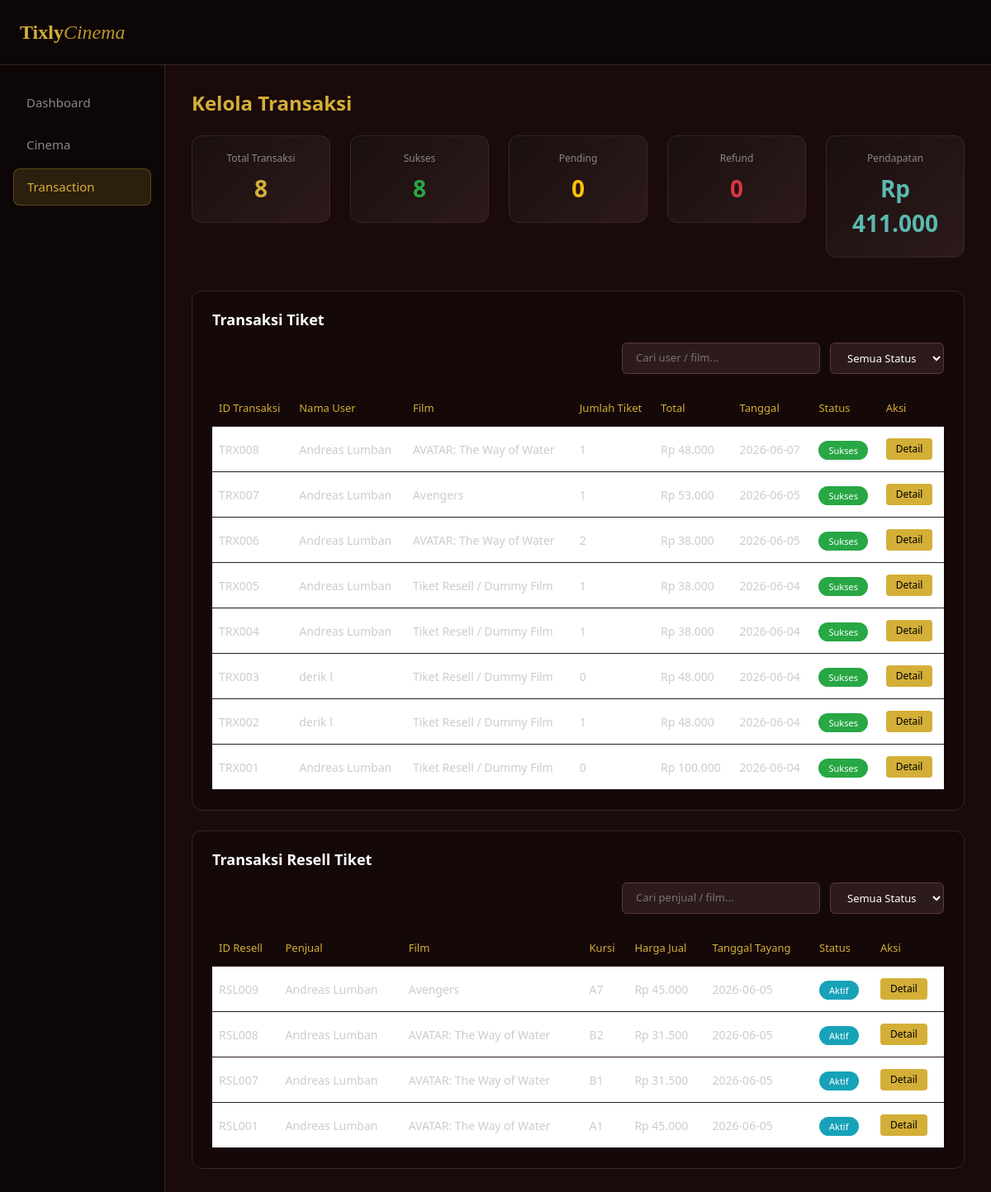
The page /admin-transaction.php on the database its author committed.
### tables this page shows
CREATE TABLE `transaction` (
  `TransactionID` int(11) NOT NULL,
  `TransDate` datetime DEFAULT current_timestamp(),
  `TotalPrice` int(11) NOT NULL,
  `PaymentStatus` varchar(50) DEFAULT 'pending',
  `UserID` int(11) DEFAULT NULL
);

CREATE TABLE `user` (
  `UserID` int(11) NOT NULL,
  `Nama` varchar(100) NOT NULL,
  `Email` varchar(100) NOT NULL,
  `Password` varchar(255) NOT NULL,
  `Phone` varchar(15) DEFAULT NULL,
  `Role` varchar(20) DEFAULT 'user'
);

CREATE TABLE `ticket` (
  `TicketID` int(11) NOT NULL,
  `FirstPrice` int(11) NOT NULL,
  `Status` varchar(50) DEFAULT 'aktif',
  `IsResale` tinyint(1) DEFAULT 0,
  `SecondPrice` int(11) DEFAULT NULL,
  `TransactionID` int(11) DEFAULT NULL,
  `ShowtimeID` int(11) DEFAULT NULL,
  `StudioID` int(11) DEFAULT NULL,
  `SeatInfo` varchar(20) DEFAULT NULL
);

CREATE TABLE `movie` (
  `MovieID` int(11) NOT NULL,
  `Title` varchar(255) NOT NULL,
  `Duration` int(11) DEFAULT NULL,
  `Genre` varchar(100) DEFAULT NULL,
  `Rating` decimal(3,1) DEFAULT NULL,
  `PosterURL` text DEFAULT NULL
);

CREATE TABLE `showtime` (
  `ShowtimeID` int(11) NOT NULL,
  `StartTime` time NOT NULL,
  `PlayDate` date NOT NULL,
  `MovieID` int(11) DEFAULT NULL,
  `StudioID` int(11) DEFAULT NULL
);

### admin-transaction.php (the view, shortened to what this page needs)
<?php
include 'koneksi.php';
$stats = [
    'total_transaksi' => 0,
    'sukses' => 0,
    'pending' => 0,
    'refund' => 0,
    'pendapatan' => 0
];
$q_total = mysqli_query($conn, "SELECT COUNT(*) AS total FROM `transaction`");
if ($q_total) {
    $stats['total_transaksi'] = mysqli_fetch_assoc($q_total)['total'];
}
$q_sukses = mysqli_query($conn, "SELECT COUNT(*) AS total FROM `transaction` WHERE PaymentStatus = 'sukses'");
if ($q_sukses) {
    $stats['sukses'] = mysqli_fetch_assoc($q_sukses)['total'];
}
$q_pending = mysqli_query($conn, "SELECT COUNT(*) AS total FROM `transaction` WHERE PaymentStatus = 'pending'");
if ($q_pending) {
    $stats['pending'] = mysqli_fetch_assoc($q_pending)['total'];
}
$q_refund = mysqli_query($conn, "SELECT COUNT(*) AS total FROM `transaction` WHERE PaymentStatus = 'refund'");
if ($q_refund) {
    $stats['refund'] = mysqli_fetch_assoc($q_refund)['total'];
}
$q_rev = mysqli_query($conn, "SELECT SUM(TotalPrice) AS total FROM `transaction` WHERE PaymentStatus = 'sukses'");
if ($q_rev) {
    $stats['pendapatan'] = mysqli_fetch_assoc($q_rev)['total'] ?? 0;
}
$where_trx = " WHERE 1=1 ";
$query_trx = "SELECT
    t.TransactionID,
    u.Nama AS UserNama,
    m.Title AS MovieTitle,
    COUNT(tk.TicketID) AS Qty,
    t.TotalPrice,
    t.TransDate,
    t.PaymentStatus,
    GROUP_CONCAT(DISTINCT th.Name SEPARATOR ', ') AS TheaterName,
    GROUP_CONCAT(tk.SeatInfo SEPARATOR ', ') AS Seats
FROM `transaction` t
LEFT JOIN `user` u ON t.UserID = u.UserID
LEFT JOIN ticket tk ON t.TransactionID = tk.TransactionID
LEFT JOIN showtime s ON tk.ShowtimeID = s.ShowtimeID
LEFT JOIN movie m ON s.MovieID = m.MovieID
LEFT JOIN studio st ON tk.StudioID = st.StudioID
LEFT JOIN theater th ON st.TheaterID = th.TheaterID
$where_trx
GROUP BY t.TransactionID
ORDER BY t.TransactionID DESC";
$res_trx = mysqli_query($conn, $query_trx);
$transactions = [];
if ($res_trx) {
    while ($row = mysqli_fetch_assoc($res_trx)) {
        $transactions[] = [
            'id' => 'TRX' . str_pad($row['TransactionID'], 3, '0', STR_PAD_LEFT),
            'user' => $row['UserNama'] ? $row['UserNama'] : 'Guest',
            'film' => $row['MovieTitle'] ? $row['MovieTitle'] : 'Tiket Resell / Dummy Film',
            'qty' => $row['Qty'],
            'total' => 'Rp ' . number_format($row['TotalPrice'], 0, ',', '.'),
            'date' => date('Y-m-d', strtotime($row['TransDate'])),
            'status' => $row['PaymentStatus'],
            'theater' => $row['TheaterName'],
            'seats' => $row['Seats']
        ];
    }
}
$where_rsl = " WHERE t.IsResale = 1 ";
$query_rsl = "SELECT
    t.TicketID,
    u.Nama AS SellerNama,
    m.Title AS MovieTitle,
    t.SeatInfo,
    t.SecondPrice,
    s.PlayDate,
    t.Status,
    th.Name AS TheaterName
FROM ticket t
LEFT JOIN transaction tr ON t.TransactionID = tr.TransactionID
LEFT JOIN user u ON tr.UserID = u.UserID
LEFT JOIN showtime s ON t.ShowtimeID = s.ShowtimeID
LEFT JOIN movie m ON s.MovieID = m.MovieID
LEFT JOIN studio st ON t.StudioID = st.StudioID
LEFT JOIN theater th ON st.TheaterID = th.TheaterID
$where_rsl
ORDER BY t.TicketID DESC";
$res_rsl = mysqli_query($conn, $query_rsl);
$resells = [];
if ($res_rsl) {
    while ($row = mysqli_fetch_assoc($res_rsl)) {
        $resells[] = [
            'id' => 'RSL' . str_pad($row['TicketID'], 3, '0', STR_PAD_LEFT),
            'seller' => $row['SellerNama'] ? $row['SellerNama'] : 'Unknown',
            'film' => $row['MovieTitle'] ? $row['MovieTitle'] : 'Unknown Film',
            'seat' => $row['SeatInfo'],
            'price' => 'Rp ' . number_format($row['SecondPrice'], 0, ',', '.'),
            'date' => date('Y-m-d', strtotime($row['PlayDate'])),
            'status' => $row['Status'],
            'theater' => $row['TheaterName']
        ];
    }
}
?>
<!DOCTYPE html>
<html lang="id">
<head>
    <link href="https://cdn.jsdelivr.net/npm/bootstrap@5.3.0/dist/css/bootstrap.min.css" rel="stylesheet">
    <link href="https://cdnjs.cloudflare.com/ajax/libs/font-awesome/6.4.0/css/all.min.css" rel="stylesheet">
</head>
<body>
    <nav class="navbar navbar-dark">
        <a class="navbar-brand" href="index.php">Tixly<span>Cinema</span></a>
    </nav>
    <div class="container-fluid">
        <div class="row">
            <div class="col-md-2 sidebar">
                <a href="admin-index.php" class="sidebar-link">Dashboard</a>
                <a href="admin-cinema.php" class="sidebar-link">Cinema</a>
                <a href="admin-transaction.php" class="sidebar-link active">Transaction</a>
            </div>
            <div class="col-md-10 main-content">
                <h2 class="welcome-text">Kelola Transaksi</h2>
                <div class="row mb-4">
                    <div class="col mb-3"><div class="stat-card"><h6>Total Transaksi</h6><p class="stat-value gold"><?php echo number_format($stats['total_transaksi'], 0, ',', '.'); ?></p></div></div>
                    <div class="col mb-3"><div class="stat-card"><h6>Sukses</h6><p class="stat-value green"><?php echo number_format($stats['sukses'], 0, ',', '.'); ?></p></div></div>
                    <div class="col mb-3"><div class="stat-card"><h6>Pending</h6><p class="stat-value yellow"><?php echo number_format($stats['pending'], 0, ',', '.'); ?></p></div></div>
                    <div class="col mb-3"><div class="stat-card"><h6>Refund</h6><p class="stat-value red"><?php echo number_format($stats['refund'], 0, ',', '.'); ?></p></div></div>
                    <div class="col mb-3"><div class="stat-card"><h6>Pendapatan</h6><p class="stat-value teal">Rp <?php echo number_format($stats['pendapatan'], 0, ',', '.'); ?></p></div></div>
                </div>
                <div class="data-panel">
                    <div class="panel-header">
                        <h5 class="panel-title">Transaksi Tiket</h5>
                        <form method="GET" action="admin-transaction.php" class="filter-group">
                            <input type="text" name="search_trx" class="search-input" placeholder="Cari user / film..." value="<?php echo isset($_GET['search_trx']) ? htmlspecialchars($_GET['search_trx']) : ''; ?>">
                            <select name="status_trx" class="filter-select" onchange="this.form.submit()">
                                <option value="">Semua Status</option>
                            </select>
                        </form>
                    </div>
                    <div class="table-responsive">
                        <table class="table">
                            <thead>
                                <tr>
                                    <th>ID Transaksi</th><th>Nama User</th><th>Film</th><th>Jumlah Tiket</th><th>Total</th><th>Tanggal</th><th>Status</th><th>Aksi</th>
                                </tr>
                            </thead>
                            <tbody>
                                <?php if (!empty($transactions)): foreach ($transactions as $trx): ?>
                                <tr>
                                    <td><?php echo htmlspecialchars($trx['id']); ?></td>
                                    <td><?php echo htmlspecialchars($trx['user']); ?></td>
                                    <td><?php echo htmlspecialchars($trx['film']); ?></td>
                                    <td><?php echo $trx['qty']; ?></td>
                                    <td><?php echo $trx['total']; ?></td>
                                    <td><?php echo $trx['date']; ?></td>
                                    <td>
                                        <?php
                                        $badgeClass = 'badge-success';
                                        ?>
                                        <span class="<?php echo $badgeClass; ?>"><?php echo ucfirst($trx['status']); ?></span>
                                    </td>
                                    <td>
                                        <button class="btn-detail btn-trx-detail"
                                                data-id="<?php echo htmlspecialchars($trx['id']); ?>"
                                                data-user="<?php echo htmlspecialchars($trx['user']); ?>"
                                                data-film="<?php echo htmlspecialchars($trx['film']); ?>"
                                                data-theater="<?php echo htmlspecialchars($trx['theater']); ?>"
                                                data-seats="<?php echo htmlspecialchars($trx['seats']); ?>"
                                                data-total="<?php echo htmlspecialchars($trx['total']); ?>"
                                                data-status="<?php echo htmlspecialchars(ucfirst($trx['status'])); ?>"
                                                data-bs-toggle="modal"
                                                data-bs-target="#detailModal">
                                            Detail
                                        </button>
                                    </td>
                                </tr>
                                <?php endforeach; else: ?>
                                <tr><td colspan="8" class="text-center text-muted py-4">Belum ada transaksi tiket.</td></tr>
                                <?php endif; ?>
                            </tbody>
                        </table>
                    </div>
                </div>
                <div class="data-panel">
                    <div class="panel-header">
                        <h5 class="panel-title">Transaksi Resell Tiket</h5>
                        <form method="GET" action="admin-transaction.php" class="filter-group">
                            <input type="text" name="search_rsl" class="search-input" placeholder="Cari penjual / film..." value="<?php echo isset($_GET['search_rsl']) ? htmlspecialchars($_GET['search_rsl']) : ''; ?>">
                            <select name="status_rsl" class="filter-select" onchange="this.form.submit()">
                                <option value="">Semua Status</option>
                            </select>
                        </form>
                    </div>
                    <div class="table-responsive">
                        <table class="table">
                            <thead>
                                <tr>
                                    <th>ID Resell</th><th>Penjual</th><th>Film</th><th>Kursi</th><th>Harga Jual</th><th>Tanggal Tayang</th><th>Status</th><th>Aksi</th>
                                </tr>
                            </thead>
                            <tbody>
                                <?php if (!empty($resells)): foreach ($resells as $resell): ?>
                                <tr>
                                    <td><?php echo htmlspecialchars($resell['id']); ?></td>
                                    <td><?php echo htmlspecialchars($resell['seller']); ?></td>
                                    <td><?php echo htmlspecialchars($resell['film']); ?></td>
                                    <td><?php echo htmlspecialchars($resell['seat']); ?></td>
                                    <td><?php echo $resell['price']; ?></td>
                                    <td><?php echo $resell['date']; ?></td>
                                    <td>
                                        <?php
                                        $badgeClass = 'badge-active';
                                        ?>
                                        <span class="<?php echo $badgeClass; ?>"><?php echo ucfirst($resell['status']); ?></span>
                                    </td>
                                    <td>
                                        <button class="btn-detail btn-rsl-detail"
                                                data-id="<?php echo htmlspecialchars($resell['id']); ?>"
                                                data-seller="<?php echo htmlspecialchars($resell['seller']); ?>"
                                                data-film="<?php echo htmlspecialchars($resell['film']); ?>"
                                                data-theater="<?php echo htmlspecialchars($resell['theater']); ?>"
                                                data-seat="<?php echo htmlspecialchars($resell['seat']); ?>"
                                                data-price="<?php echo htmlspecialchars($resell['price']); ?>"
                                                data-status="<?php echo htmlspecialchars(ucfirst($resell['status'])); ?>"
                                                data-bs-toggle="modal"
                                                data-bs-target="#detailModal">
                                            Detail
                                        </button>
                                    </td>
                                </tr>
                                <?php endforeach; else: ?>
                                <tr><td colspan="8" class="text-center text-muted py-4">Belum ada resell tiket aktif.</td></tr>
                                <?php endif; ?>
                            </tbody>
                        </table>
                    </div>
                </div>
            </div>
        </div>
    </div>
</body>
</html>

### rows shown on the page
transaction: id "TRX008", UserID.Nama "Andreas Lumban", film "AVATAR: The Way of Water", qty "1", total "Rp 48.000", date "2026-06-07", PaymentStatus "Sukses"
transaction: id "TRX007", UserID.Nama "Andreas Lumban", film "Avengers", qty "1", total "Rp 53.000", date "2026-06-05", PaymentStatus "Sukses"
transaction: id "TRX006", UserID.Nama "Andreas Lumban", film "AVATAR: The Way of Water", qty "2", total "Rp 38.000", date "2026-06-05", PaymentStatus "Sukses"
transaction: id "TRX005", UserID.Nama "Andreas Lumban", film "Tiket Resell / Dummy Film", qty "1", total "Rp 38.000", date "2026-06-04", PaymentStatus "Sukses"
transaction: id "TRX004", UserID.Nama "Andreas Lumban", film "Tiket Resell / Dummy Film", qty "1", total "Rp 38.000", date "2026-06-04", PaymentStatus "Sukses"
transaction: id "TRX003", UserID.Nama "derik l", film "Tiket Resell / Dummy Film", qty "0", total "Rp 48.000", date "2026-06-04", PaymentStatus "Sukses"
transaction: id "TRX002", UserID.Nama "derik l", film "Tiket Resell / Dummy Film", qty "1", total "Rp 48.000", date "2026-06-04", PaymentStatus "Sukses"
transaction: id "TRX001", UserID.Nama "Andreas Lumban", film "Tiket Resell / Dummy Film", qty "0", total "Rp 100.000", date "2026-06-04", PaymentStatus "Sukses"
ticket: id "RSL009", user.Nama "Andreas Lumban", movie.Title "Avengers", SeatInfo "A7", price "Rp 45.000", ShowtimeID.PlayDate "2026-06-05", Status "Aktif"
ticket: id "RSL008", user.Nama "Andreas Lumban", movie.Title "AVATAR: The Way of Water", SeatInfo "B2", price "Rp 31.500", ShowtimeID.PlayDate "2026-06-05", Status "Aktif"
ticket: id "RSL007", user.Nama "Andreas Lumban", movie.Title "AVATAR: The Way of Water", SeatInfo "B1", price "Rp 31.500", ShowtimeID.PlayDate "2026-06-05", Status "Aktif"
ticket: id "RSL001", user.Nama "Andreas Lumban", movie.Title "AVATAR: The Way of Water", SeatInfo "A1", price "Rp 45.000", ShowtimeID.PlayDate "2026-06-05", Status "Aktif"

### other values the page prints
$stats['total_transaksi'] "8"
$stats['sukses'] "8"
$stats['pending'] "0"
$stats['refund'] "0"
$stats['pendapatan'] "411.000"
